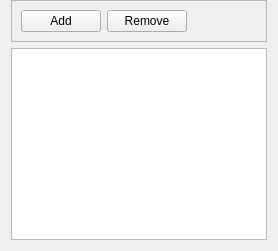
     <widget class="QWidget" name="io_page">
      <layout class="QVBoxLayout" name="verticalLayout_3">
       <property name="topMargin">
        <number>0</number>
       </property>
       <item>
        <widget class="QFrame" name="io_header">
         <property name="frameShape">
          <enum>QFrame::Shape::StyledPanel</enum>
         </property>
         <property name="frameShadow">
          <enum>QFrame::Shadow::Raised</enum>
         </property>
         <layout class="QHBoxLayout" name="horizontalLayout_3">
          <item>
           <widget class="QPushButton" name="io_add_universe_btn">
            <property name="text">
             <string>Add</string>
            </property>
           </widget>
          </item>
          <item>
           <widget class="QPushButton" name="io_remove_universe_btn">
            <property name="text">
             <string>Remove</string>
            </property>
           </widget>
          </item>
          <item>
           <spacer name="horizontalSpacer_3">
            <property name="orientation">
             <enum>Qt::Orientation::Horizontal</enum>
            </property>
            <property name="sizeHint" stdset="0">
             <size>
              <width>40</width>
              <height>20</height>
             </size>
            </property>
           </spacer>
          </item>
         </layout>
        </widget>
       </item>
       <item>
        <widget class="QListWidget" name="io_universe_list"/>
       </item>
      </layout>
     </widget>
